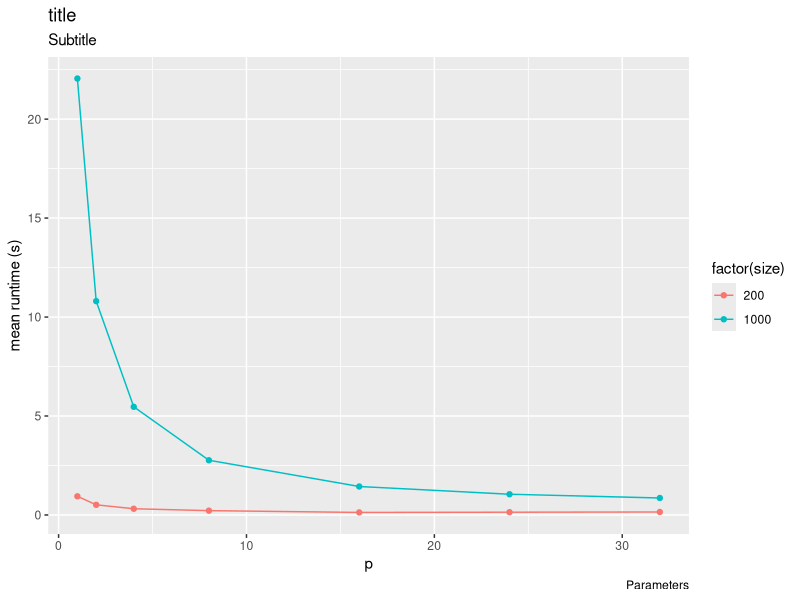
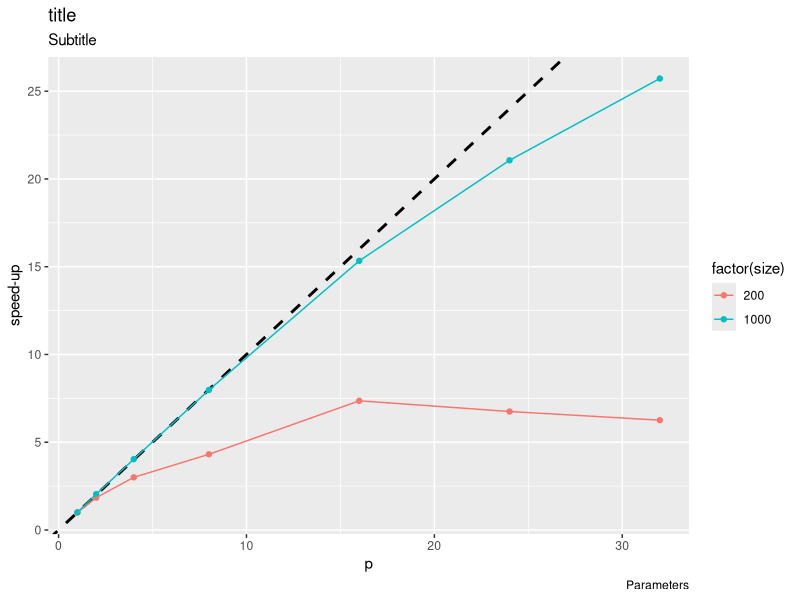
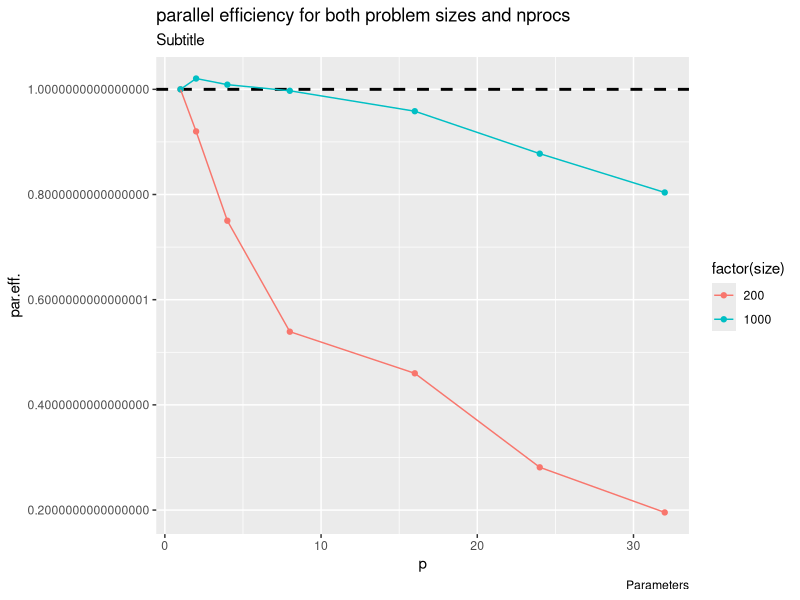

These figures' R source, in order:
library("tidyverse")
library(kableExtra)

# Settings
options(digits=16)
#setwd("~/tuWien/2021S_191114_Basics_of_parallel_Computing/assignments/assignment1/bopc-julia-python_20210420/julia_set/serverOutput")
setwd("C:/Users/Tom/Documents/GitHub/2021S_BoPC_Task1/serverOutput")
#Helper 
latexTable <- function(iDf, iTitle) {
    kbl(iDf, booktabs = TRUE, caption = iTitle, format = "latex") %>%
        kable_styling(latex_options = c("striped"
                                        , "HOLD_position"
                                        #, "scale_down"
        )
        #, position = "left"
        )
}

# Read in files
output_q2 <- read.csv2("output_exp_q2.dat"
                        , header = FALSE
                        , dec = "."
                        , col.names = c("size","patch","nprocs","time")
                        , colClasses = c("numeric", "numeric", "numeric", "numeric")
            )

output_q3 <- read.csv2("output_exp_q3.dat"
                       , header = FALSE
                       , dec = "."
                       , col.names = c("size","patch","nprocs","time")
                       , colClasses = c("numeric", "numeric", "numeric", "numeric")
            )
output_q4 <- read.csv2("output_exp_q4.dat"
                       , header = FALSE
                       , dec = "."
                       , col.names = c("size","patch","nprocs","time")
                       , colClasses = c("numeric", "numeric", "numeric", "numeric")
            )


output_q2_agg <- output_q2 %>% 
    group_by(size, nprocs) %>%
    summarize(meanVal = mean(time))


# Compute Speedup
su200 = output_q2_agg[output_q2_agg$size == 200 & output_q2_agg$nprocs==1,]$meanVal / 
    output_q2_agg[output_q2_agg$size == 200,]$meanVal

su1000 = output_q2_agg[output_q2_agg$size == 1000 & output_q2_agg$nprocs==1,]$meanVal / output_q2_agg[output_q2_agg$size == 1000,]$meanVal

su = c(su200, su1000)
su
output_q2_agg$su = su
output_q2_agg$parEff = output_q2_agg$su / output_q2_agg$nprocs

### AAAARGH! Why you no print?
res <- output_q2_agg %>% round(2) %>% latexTable("Best solutions for both methods")
# And even worse? AS HTML?
print(res)
dput(res)

# Table Res:
output_q2_res <- output_q2_agg %>% select("size" = size
                                          , "p" = nprocs
                                          , "mean runtime (s)" = meanVal
                                          , "speed-up" = su
                                          , "par.eff." = parEff)
output_q2_res
# Graph(s)

# Absolute Time:
ggplot(output_q2_res, aes(x=p, y=`mean runtime (s)`, color=factor(size))) +
    geom_point() +
    geom_line() + 
    labs(title = "title",
         subtitle = "Subtitle",
         caption = "Parameters")



# Speed-up:
ggplot(output_q2_res, aes(x=p, y=`speed-up`, color=factor(size))) +
    geom_abline(slope=1, col="black", linetype="dashed", size=1) +
    geom_point() +
    geom_line() + 
    labs(title = "title",
         subtitle = "Subtitle",
         caption = "Parameters")



# Parallel efificency:
ggplot(output_q2_res, aes(x=p, y=`par.eff.`, color=factor(size))) +
    geom_hline(yintercept=1, col="black", linetype="dashed", size=1) +
    geom_point() +
    geom_line() + 
    labs(title = "parallel efficiency for both problem sizes and nprocs",
         subtitle = "Subtitle",
         caption = "Parameters")
